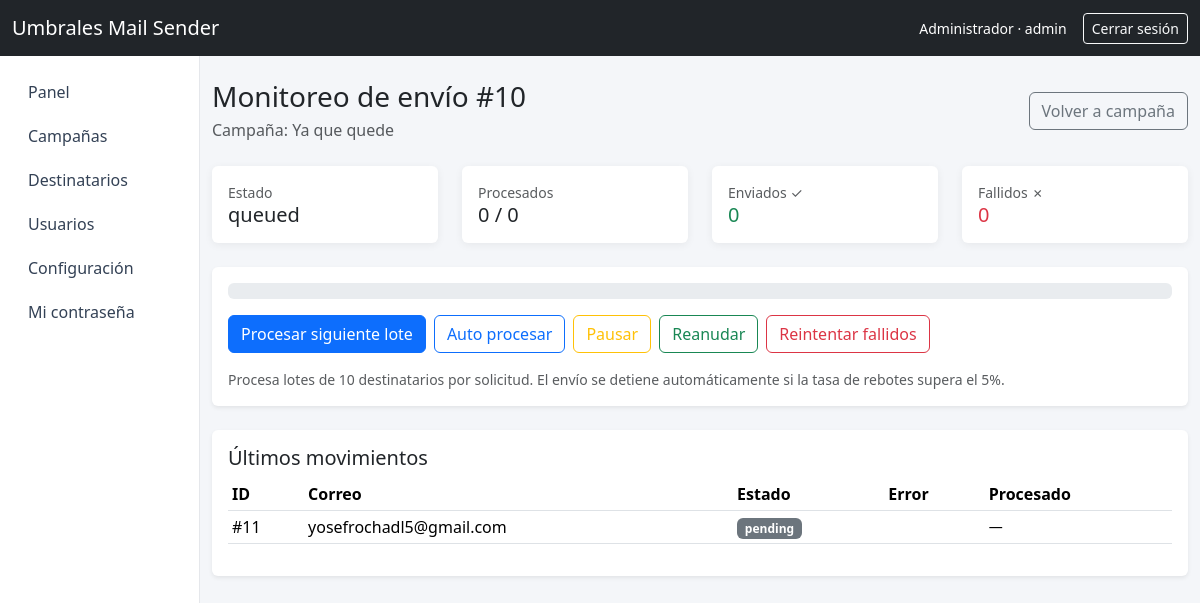
/sending/10 (signed in), run on the app's committed database.
### tables this page shows
CREATE TABLE `send_sessions` (
  `id` int(10) UNSIGNED NOT NULL,
  `campaign_id` int(10) UNSIGNED NOT NULL,
  `campaign_message_id` int(10) UNSIGNED NOT NULL,
  `status` enum('queued','processing','paused','completed','failed','cancelled') NOT NULL DEFAULT 'queued',
  `total_count` int(10) UNSIGNED NOT NULL DEFAULT 0,
  `processed_count` int(10) UNSIGNED NOT NULL DEFAULT 0,
  `success_count` int(10) UNSIGNED NOT NULL DEFAULT 0,
  `failed_count` int(10) UNSIGNED NOT NULL DEFAULT 0,
  `started_at` datetime DEFAULT NULL,
  `finished_at` datetime DEFAULT NULL,
  `paused_at` datetime DEFAULT NULL,
  `resumed_at` datetime DEFAULT NULL,
  `created_at` datetime NOT NULL DEFAULT current_timestamp(),
  `updated_at` datetime NOT NULL DEFAULT current_timestamp() ON UPDATE current_timestamp()
);

CREATE TABLE `campaigns` (
  `id` int(10) UNSIGNED NOT NULL,
  `name` varchar(180) NOT NULL,
  `description` text DEFAULT NULL,
  `content_mode` enum('text','html') NOT NULL DEFAULT 'text',
  `sequence_start_at` datetime DEFAULT NULL,
  `sequence_interval_days` int(11) NOT NULL DEFAULT 2,
  `sequence_total_steps` int(11) NOT NULL DEFAULT 10,
  `status` enum('draft','active','inactive','processing','paused','completed','failed','cancelled') NOT NULL DEFAULT 'draft',
  `created_by` int(10) UNSIGNED NOT NULL,
  `started_at` datetime DEFAULT NULL,
  `finished_at` datetime DEFAULT NULL,
  `created_at` datetime NOT NULL DEFAULT current_timestamp(),
  `updated_at` datetime NOT NULL DEFAULT current_timestamp() ON UPDATE current_timestamp()
);

CREATE TABLE `send_session_items` (
  `id` int(10) UNSIGNED NOT NULL,
  `send_session_id` int(10) UNSIGNED NOT NULL,
  `recipient_id` int(10) UNSIGNED NOT NULL,
  `ses_message_id` varchar(190) DEFAULT NULL,
  `status` enum('pending','sent','failed','skipped') NOT NULL DEFAULT 'pending',
  `error_message` varchar(255) DEFAULT NULL,
  `processed_at` datetime DEFAULT NULL,
  `created_at` datetime NOT NULL DEFAULT current_timestamp(),
  `updated_at` datetime NOT NULL DEFAULT current_timestamp() ON UPDATE current_timestamp()
);

CREATE TABLE `recipients` (
  `id` int(10) UNSIGNED NOT NULL,
  `email` varchar(190) NOT NULL,
  `first_name` varchar(120) DEFAULT NULL,
  `last_name` varchar(120) DEFAULT NULL,
  `institution` varchar(190) DEFAULT NULL,
  `country` varchar(120) DEFAULT NULL,
  `segment` varchar(120) DEFAULT NULL,
  `status` varchar(50) NOT NULL DEFAULT 'active',
  `consent_at` datetime DEFAULT NULL,
  `unsubscribed_at` datetime DEFAULT NULL,
  `created_at` datetime NOT NULL DEFAULT current_timestamp(),
  `updated_at` datetime NOT NULL DEFAULT current_timestamp() ON UPDATE current_timestamp()
);

### app/views/sending/show.php (the view, shortened to what the rows shown need)
<div class="d-flex justify-content-between align-items-center mb-4">
    <div>
        <h1 class="h3 mb-1">Monitoreo de envío #<?= (int) $session['id'] ?></h1>
        <p class="text-muted mb-0">Campaña: <?= htmlspecialchars($session['campaign_name'], ENT_QUOTES, 'UTF-8') ?></p>
    </div>
    <a href="/campaigns/<?= (int) $session['campaign_id'] ?>" class="btn btn-outline-secondary">Volver a campaña</a>
</div>
<div class="row g-4 mb-4">
    <div class="col-6 col-md-3"><div class="card stat-card"><div class="card-body"><div class="text-muted small">Estado</div><div class="h5 mb-0" id="js-status"><?= htmlspecialchars($session['status'], ENT_QUOTES, 'UTF-8') ?></div></div></div></div>
    <div class="col-6 col-md-3"><div class="card stat-card"><div class="card-body"><div class="text-muted small">Procesados</div><div class="h5 mb-0"><span id="js-processed"><?= (int) $session['processed_count'] ?></span> / <span id="js-total"><?= (int) $session['total_count'] ?></span></div></div></div></div>
    <div class="col-6 col-md-3"><div class="card stat-card"><div class="card-body"><div class="text-muted small">Enviados ✓</div><div class="h5 mb-0 text-success" id="js-success"><?= (int) $session['success_count'] ?></div></div></div></div>
    <div class="col-6 col-md-3"><div class="card stat-card"><div class="card-body"><div class="text-muted small">Fallidos ✗</div><div class="h5 mb-0 text-danger" id="js-failed"><?= (int) $session['failed_count'] ?></div></div></div></div>
</div>
<div class="card border-0 shadow-sm mb-4"><div class="card-body">
    <div class="progress mb-3" role="progressbar">
    </div>
    <div class="d-flex flex-wrap gap-2">
        <button class="btn btn-primary" id="js-start">Procesar siguiente lote</button>
        <button class="btn btn-outline-primary" id="js-auto">Auto procesar</button>
        <button class="btn btn-outline-warning" id="js-pause">Pausar</button>
        <button class="btn btn-outline-success" id="js-resume">Reanudar</button>
        <button class="btn btn-outline-danger" id="js-retry">Reintentar fallidos</button>
    </div>
    <p class="small text-muted mt-3 mb-0">Procesa lotes de <?= (int) $batchSize ?> destinatarios por solicitud. El envío se detiene automáticamente si la tasa de rebotes supera el 5%.</p>
</div></div>
<div class="card border-0 shadow-sm"><div class="card-body">
    <h2 class="h5">Últimos movimientos</h2>
    <div class="table-responsive">
        <table class="table table-sm align-middle" id="js-items-table">
            <thead><tr><th>ID</th><th>Correo</th><th>Estado</th><th>Error</th><th>Procesado</th></tr></thead>
            <tbody>
            <?php foreach ($items as $item): ?>
                <tr>
                    <td>#<?= (int) $item['id'] ?></td>
                    <td><?= htmlspecialchars($item['email'], ENT_QUOTES, 'UTF-8') ?></td>
                    <td>
                        <?php if ($item['status'] === 'sent'): ?>
                            <span class="badge bg-success">enviado</span>
                        <?php elseif ($item['status'] === 'failed'): ?>
                            <span class="badge bg-danger">fallido</span>
                        <?php else: ?>
                            <span class="badge bg-secondary"><?= htmlspecialchars($item['status'], ENT_QUOTES, 'UTF-8') ?></span>
                        <?php endif; ?>
                    </td>
                    <td class="small text-danger"><?= htmlspecialchars((string) ($item['error_message'] ?? ''), ENT_QUOTES, 'UTF-8') ?></td>
                    <td class="small"><?= htmlspecialchars((string) ($item['processed_at'] ?? '—'), ENT_QUOTES, 'UTF-8') ?></td>
                </tr>
            <?php endforeach; ?>
            </tbody>
        </table>
    </div>
</div></div>

### core/Router.php (shortened to what the rows shown need)
<?php
final class Router
{
    private array $routes = [];
    private function add(string $method, string $pattern, array $action, array $middleware): void
    {
        $this->routes[] = compact('method', 'pattern', 'action', 'middleware');
    }
    public function dispatch(string $method, string $path): void
    {
        foreach ($this->routes as $route) {
            if ($route['method'] !== strtoupper($method)) {
                continue;
            }
            $params = $this->match($route['pattern'], $path);
            if ($params === null) {
                continue;
            }
            [$class, $action] = $route['action'];
            $controller = new $class();
            call_user_func_array([$controller, $action], array_values($params));
            return;
        }
    }
    private function match(string $pattern, string $path): ?array
    {
        $regex = preg_replace('#\{([a-zA-Z_][a-zA-Z0-9_]*)\}#', '(?P<$1>[^/]+)', $pattern);
        $regex = '#^' . $regex . '$#';
        if (!preg_match($regex, $path, $matches)) {
            return null;
        }
        $params = [];
        foreach ($matches as $key => $value) {
            if (!is_int($key)) {
                $params[$key] = $value;
            }
        }
        return $params;
    }
}

### app/views/layouts/main.php (shortened to what the rows shown need)
<!DOCTYPE html>
<html lang="es">
<head>
    <link href="https://cdn.jsdelivr.net/npm/bootstrap@5.3.3/dist/css/bootstrap.min.css" rel="stylesheet">
</head>
<body>
<nav class="navbar navbar-expand-lg navbar-dark bg-dark sticky-top">
    <div class="container-fluid">
        <a class="navbar-brand" href="/">Umbrales Mail Sender</a>
        <?php if (Auth::check()): ?>
            <div class="d-flex align-items-center gap-3 text-white">
                <span class="small"><?= htmlspecialchars(Auth::user()['name'], ENT_QUOTES, 'UTF-8') ?> · <?= htmlspecialchars(Auth::user()['role'], ENT_QUOTES, 'UTF-8') ?></span>
                <form method="post" action="/logout" class="m-0">
                    <button type="submit" class="btn btn-outline-light btn-sm">Cerrar sesión</button>
                </form>
            </div>
        <?php endif; ?>
    </div>
</nav>
<?php if (Auth::check()): ?>
<div class="container-fluid">
    <div class="row">
        <aside class="col-lg-2 col-md-3 sidebar py-3">
            <nav class="nav flex-column gap-1">
                <a class="nav-link" href="/">Panel</a>
                <a class="nav-link" href="/campaigns">Campañas</a>
                <a class="nav-link" href="/recipients">Destinatarios</a>
                <?php if (Auth::isAdmin()): ?>
                    <a class="nav-link" href="/users">Usuarios</a>
                    <a class="nav-link" href="/settings">Configuración</a>
                <?php endif; ?>
                <a class="nav-link" href="/profile/password">Mi contraseña</a>
            </nav>
        </aside>
        <main class="col-lg-10 col-md-9 py-4">
            <?= $content ?>
        </main>
    </div>
</div>
<?php endif; ?>
</body>
</html>

### data on the page
send_sessions: id "10", campaign.name "Ya que quede", status "queued", processed_count "0", total_count "0", success_count "0", failed_count "0"
send_session_items: id "11", recipient.email "yosefrochadl5@gmail.com", status "pending", processed_at "—"
